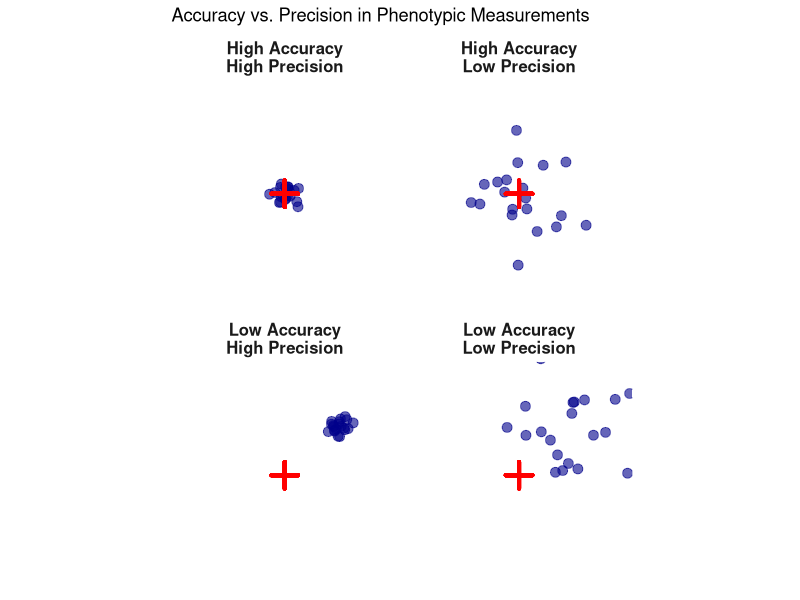
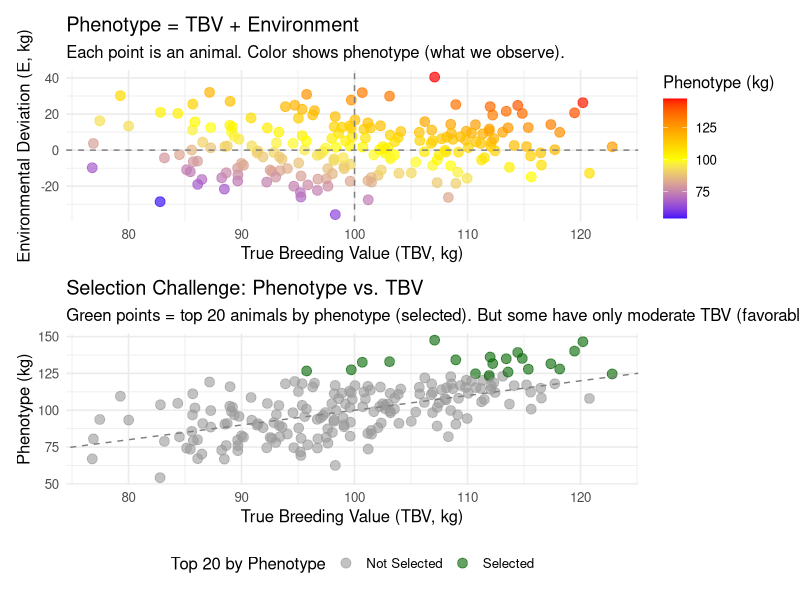
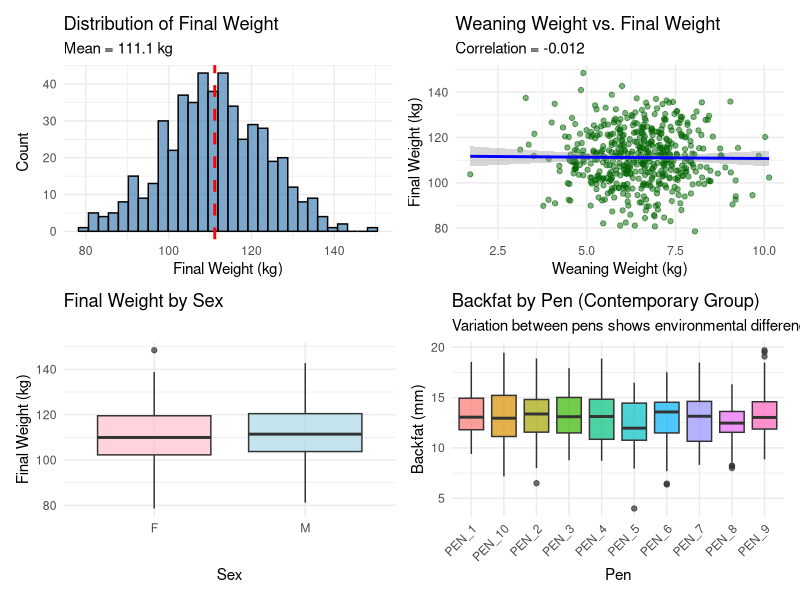
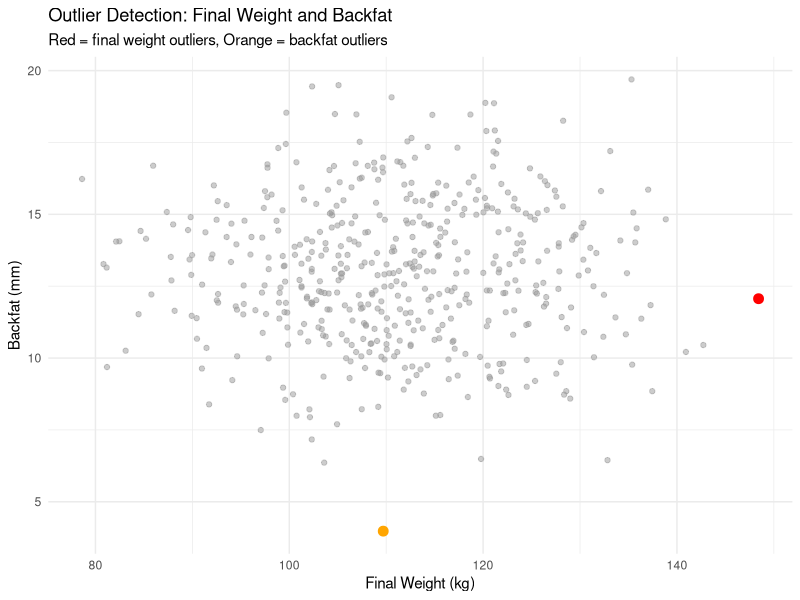
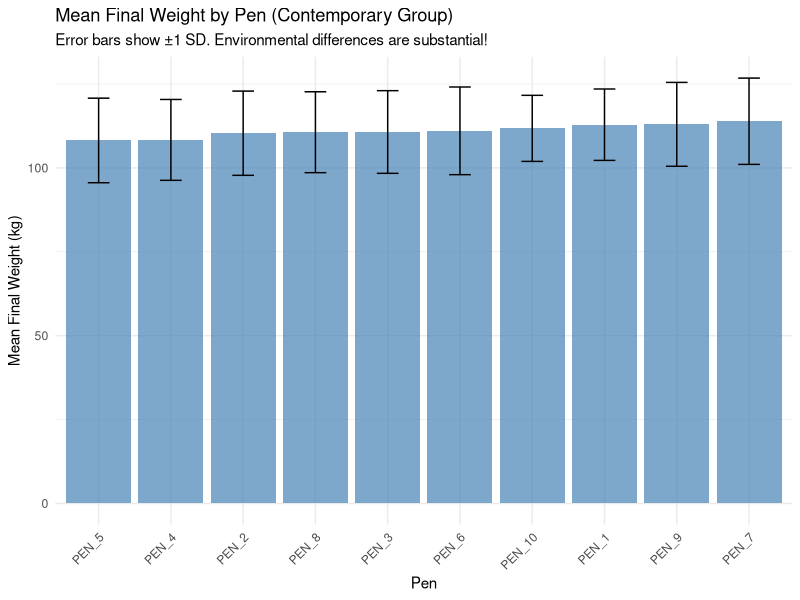

Generate these figures, in order, with R:
## ---- chunk 1
#| echo: false
#| message: false
#| warning: false

# Load required packages
library(tidyverse)
library(knitr)

# Set default theme for plots
theme_set(theme_minimal(base_size = 12))
## ---- chunk 2
#| echo: false
#| label: tbl-traits-by-species
#| tbl-cap: "Economically important traits in major livestock species"

library(knitr)
library(kableExtra)

traits_table <- data.frame(
  Category = c(
    "Production", "", "", "", "",
    "Reproduction", "", "", "",
    "Health/Fitness", "", "",
    "Efficiency", "", "",
    "Quality", "", ""
  ),
  Species = c(
    "Swine", "Dairy", "Beef", "Broilers", "Layers",
    "Swine", "Dairy", "Beef", "Layers",
    "Dairy", "Swine", "Broilers",
    "Swine", "Beef", "Layers",
    "Swine", "Beef", "Layers"
  ),
  Trait = c(
    "ADG (25-110 kg)", "305-d milk yield", "Weaning weight", "Body weight (42d)", "Eggs/hen (18-80 wk)",
    "NBA (born alive)", "Daughter pregnancy rate", "Heifer pregnancy", "Age at first egg",
    "Somatic cell score", "PRRS resistance", "Leg soundness score",
    "RFI (feed efficiency)", "RFI (feedlot)", "Feed per dozen eggs",
    "Backfat depth", "Marbling score", "Egg weight"
  ),
  Typical_Value = c(
    "850-950 g/d", "10,000 kg", "220 kg", "2.6 kg", "330 eggs",
    "12-14 pigs", "20%", "90%", "19 wk",
    "3.0-3.5", "Variable", "1.5 (0-5 scale)",
    "-0.05 kg/d", "-0.2 kg/d", "1.6 kg",
    "12 mm", "5.5 (3-8 scale)", "62 g"
  ),
  Heritability = c(
    "0.30-0.40", "0.30-0.40", "0.30-0.40", "0.30-0.50", "0.25-0.35",
    "0.10-0.15", "0.03-0.05", "0.10-0.15", "0.40-0.50",
    "0.10-0.15", "0.15-0.30", "0.05-0.20",
    "0.30-0.45", "0.30-0.45", "0.25-0.40",
    "0.40-0.60", "0.35-0.50", "0.50-0.60"
  )
)

kable(traits_table,
      col.names = c("Category", "Species", "Trait", "Typical Value", "Heritability (h²)"),
      align = c("l", "l", "l", "r", "c")) %>%
  kable_styling(bootstrap_options = c("striped", "hover", "condensed"),
                full_width = FALSE,
                font_size = 12) %>%
  column_spec(1, bold = TRUE, width = "3cm") %>%
  column_spec(5, width = "3cm")
## ---- chunk 3
#| echo: false
#| label: fig-accuracy-precision
#| fig-cap: "Accuracy vs. precision illustrated as target shooting. In animal breeding, we strive for high accuracy and high precision (top-left quadrant)."
#| fig-width: 8
#| fig-height: 6

library(ggplot2)

# Create target data
set.seed(123)

# High accuracy, high precision
ha_hp <- data.frame(
  x = rnorm(20, mean = 0, sd = 0.3),
  y = rnorm(20, mean = 0, sd = 0.3),
  type = "High Accuracy\nHigh Precision"
)

# High accuracy, low precision
ha_lp <- data.frame(
  x = rnorm(20, mean = 0, sd = 1.2),
  y = rnorm(20, mean = 0, sd = 1.2),
  type = "High Accuracy\nLow Precision"
)

# Low accuracy, high precision
la_hp <- data.frame(
  x = rnorm(20, mean = 2, sd = 0.3),
  y = rnorm(20, mean = 2, sd = 0.3),
  type = "Low Accuracy\nHigh Precision"
)

# Low accuracy, low precision
la_lp <- data.frame(
  x = rnorm(20, mean = 2, sd = 1.2),
  y = rnorm(20, mean = 2, sd = 1.2),
  type = "Low Accuracy\nLow Precision"
)

targets <- rbind(ha_hp, ha_lp, la_hp, la_lp)
targets$type <- factor(targets$type, levels = c(
  "High Accuracy\nHigh Precision",
  "High Accuracy\nLow Precision",
  "Low Accuracy\nHigh Precision",
  "Low Accuracy\nLow Precision"
))

# Plot
ggplot(targets, aes(x = x, y = y)) +
  geom_point(size = 3, alpha = 0.6, color = "darkblue") +
  geom_point(aes(x = 0, y = 0), size = 5, shape = 3, color = "red", stroke = 2) +
  facet_wrap(~ type, ncol = 2) +
  coord_fixed(xlim = c(-4, 4), ylim = c(-4, 4)) +
  theme_minimal() +
  theme(
    axis.title = element_blank(),
    axis.text = element_blank(),
    axis.ticks = element_blank(),
    panel.grid = element_blank(),
    strip.text = element_text(size = 12, face = "bold")
  ) +
  labs(title = "Accuracy vs. Precision in Phenotypic Measurements")
## ---- chunk 4
#| echo: false
#| label: fig-tbv-concept
#| fig-cap: "Relationship between phenotype (P), true breeding value (TBV), and environment (E). Each animal's phenotype is the sum of its TBV and environmental deviation. Selection aims to identify animals with high TBV."
#| fig-width: 10
#| fig-height: 6

library(ggplot2)
library(dplyr)

set.seed(456)

# Simulate a population of 200 pigs
n <- 200

# True breeding values (TBV) ~ N(100, 10^2)
tbv <- rnorm(n, mean = 100, sd = 10)

# Environmental deviations (E) ~ N(0, 15^2)
env <- rnorm(n, mean = 0, sd = 15)

# Phenotypes
pheno <- tbv + env

# Create data frame
pigs <- data.frame(
  pig_id = 1:n,
  TBV = tbv,
  Environment = env,
  Phenotype = pheno
)

# Identify top 20 pigs by phenotype (what we observe)
pigs <- pigs %>%
  mutate(
    selected_pheno = rank(-Phenotype) <= 20,
    selected_tbv = rank(-TBV) <= 20
  )

# Plot 1: Phenotype = TBV + Environment
p1 <- ggplot(pigs, aes(x = TBV, y = Environment)) +
  geom_point(aes(color = Phenotype), size = 3, alpha = 0.7) +
  geom_hline(yintercept = 0, linetype = "dashed", color = "gray50") +
  geom_vline(xintercept = 100, linetype = "dashed", color = "gray50") +
  scale_color_gradient2(low = "blue", mid = "yellow", high = "red",
                        midpoint = 100, name = "Phenotype (kg)") +
  labs(
    title = "Phenotype = TBV + Environment",
    subtitle = "Each point is an animal. Color shows phenotype (what we observe).",
    x = "True Breeding Value (TBV, kg)",
    y = "Environmental Deviation (E, kg)"
  ) +
  theme_minimal(base_size = 12) +
  theme(legend.position = "right")

# Plot 2: Selection based on phenotype vs. TBV
p2 <- ggplot(pigs, aes(x = TBV, y = Phenotype)) +
  geom_point(aes(color = selected_pheno), size = 3, alpha = 0.6) +
  geom_abline(slope = 1, intercept = 0, linetype = "dashed", color = "gray50") +
  scale_color_manual(values = c("gray60", "darkgreen"),
                     name = "Top 20 by Phenotype",
                     labels = c("Not Selected", "Selected")) +
  labs(
    title = "Selection Challenge: Phenotype vs. TBV",
    subtitle = "Green points = top 20 animals by phenotype (selected). But some have only moderate TBV (favorable environment).",
    x = "True Breeding Value (TBV, kg)",
    y = "Phenotype (kg)"
  ) +
  theme_minimal(base_size = 12) +
  theme(legend.position = "bottom")

# Display both plots
library(patchwork)
p1 / p2
## ---- chunk 5
#| label: demo-load-data
#| echo: true

# Load packages
library(tidyverse)

# Simulate a dataset of swine growth data
# (In a real breeding program, you'd load this from a database)
set.seed(789)

n_pigs <- 500

swine_data <- tibble(
  pig_id = paste0("PIG_", 1001:(1000 + n_pigs)),
  sire_id = sample(paste0("BOAR_", 1:20), n_pigs, replace = TRUE),
  dam_id = paste0("SOW_", sample(1:100, n_pigs, replace = TRUE)),
  birth_date = as.Date("2024-01-15") + sample(0:60, n_pigs, replace = TRUE),
  sex = sample(c("M", "F"), n_pigs, replace = TRUE),
  pen = sample(paste0("PEN_", 1:10), n_pigs, replace = TRUE),
  birth_weight = rnorm(n_pigs, mean = 1.4, sd = 0.3),
  weaning_weight = rnorm(n_pigs, mean = 6.5, sd = 1.2),
  final_weight = rnorm(n_pigs, mean = 110, sd = 12),
  backfat = rnorm(n_pigs, mean = 13, sd = 2.5)
)

# Summary statistics
cat("Summary of Swine Growth Data:\n")
cat("Number of pigs:", nrow(swine_data), "\n")
cat("Number of sires:", n_distinct(swine_data$sire_id), "\n")
cat("Number of dams:", n_distinct(swine_data$dam_id), "\n")
cat("Number of pens:", n_distinct(swine_data$pen), "\n\n")

# Summarize key traits
summary_stats <- swine_data %>%
  select(birth_weight, weaning_weight, final_weight, backfat) %>%
  summary()

print(summary_stats)
## ---- chunk 6
#| label: demo-visualization
#| echo: true
#| fig-width: 10
#| fig-height: 8

# Distribution of final weight
p1 <- ggplot(swine_data, aes(x = final_weight)) +
  geom_histogram(bins = 30, fill = "steelblue", color = "black", alpha = 0.7) +
  geom_vline(xintercept = mean(swine_data$final_weight),
             linetype = "dashed", color = "red", size = 1) +
  labs(title = "Distribution of Final Weight",
       subtitle = paste("Mean =", round(mean(swine_data$final_weight), 1), "kg"),
       x = "Final Weight (kg)", y = "Count") +
  theme_minimal()

# Relationship: weaning weight vs. final weight
p2 <- ggplot(swine_data, aes(x = weaning_weight, y = final_weight)) +
  geom_point(alpha = 0.5, color = "darkgreen") +
  geom_smooth(method = "lm", se = TRUE, color = "blue") +
  labs(title = "Weaning Weight vs. Final Weight",
       subtitle = paste("Correlation =",
                        round(cor(swine_data$weaning_weight, swine_data$final_weight), 3)),
       x = "Weaning Weight (kg)", y = "Final Weight (kg)") +
  theme_minimal()

# Final weight by sex
p3 <- ggplot(swine_data, aes(x = sex, y = final_weight, fill = sex)) +
  geom_boxplot(alpha = 0.7) +
  scale_fill_manual(values = c("F" = "pink", "M" = "lightblue")) +
  labs(title = "Final Weight by Sex",
       x = "Sex", y = "Final Weight (kg)") +
  theme_minimal() +
  theme(legend.position = "none")

# Backfat by pen (contemporary group effect)
p4 <- ggplot(swine_data, aes(x = pen, y = backfat, fill = pen)) +
  geom_boxplot(alpha = 0.7) +
  labs(title = "Backfat by Pen (Contemporary Group)",
       subtitle = "Variation between pens shows environmental differences",
       x = "Pen", y = "Backfat (mm)") +
  theme_minimal() +
  theme(axis.text.x = element_text(angle = 45, hjust = 1),
        legend.position = "none")

# Combine plots
library(patchwork)
(p1 | p2) / (p3 | p4)
## ---- chunk 7
#| label: demo-outliers
#| echo: true

# Identify outliers using ±3 SD rule
detect_outliers <- function(data, trait) {
  mean_val <- mean(data[[trait]], na.rm = TRUE)
  sd_val <- sd(data[[trait]], na.rm = TRUE)

  lower_bound <- mean_val - 3 * sd_val
  upper_bound <- mean_val + 3 * sd_val

  outliers <- data %>%
    filter(.data[[trait]] < lower_bound | .data[[trait]] > upper_bound)

  cat("Outlier Detection for", trait, "\n")
  cat("Mean:", round(mean_val, 2), "\n")
  cat("SD:", round(sd_val, 2), "\n")
  cat("Range: [", round(lower_bound, 2), ",", round(upper_bound, 2), "]\n")
  cat("Number of outliers:", nrow(outliers), "\n\n")

  return(outliers)
}

# Check for outliers in final weight
outliers_weight <- detect_outliers(swine_data, "final_weight")

# Check for outliers in backfat
outliers_backfat <- detect_outliers(swine_data, "backfat")

# Visualize outliers
ggplot(swine_data, aes(x = final_weight, y = backfat)) +
  geom_point(alpha = 0.5, color = "gray60") +
  geom_point(data = outliers_weight, aes(x = final_weight, y = backfat),
             color = "red", size = 3) +
  geom_point(data = outliers_backfat, aes(x = final_weight, y = backfat),
             color = "orange", size = 3) +
  labs(title = "Outlier Detection: Final Weight and Backfat",
       subtitle = "Red = final weight outliers, Orange = backfat outliers",
       x = "Final Weight (kg)", y = "Backfat (mm)") +
  theme_minimal()
## ---- chunk 8
#| label: demo-contemporary-groups
#| echo: true

# Calculate means by contemporary group (pen)
cg_summary <- swine_data %>%
  group_by(pen) %>%
  summarise(
    n = n(),
    mean_final_weight = mean(final_weight),
    sd_final_weight = sd(final_weight),
    mean_backfat = mean(backfat),
    sd_backfat = sd(backfat),
    .groups = "drop"
  ) %>%
  arrange(desc(mean_final_weight))

print(cg_summary)

# Visualize contemporary group means
ggplot(cg_summary, aes(x = reorder(pen, mean_final_weight), y = mean_final_weight)) +
  geom_col(fill = "steelblue", alpha = 0.7) +
  geom_errorbar(aes(ymin = mean_final_weight - sd_final_weight,
                    ymax = mean_final_weight + sd_final_weight),
                width = 0.3) +
  labs(title = "Mean Final Weight by Pen (Contemporary Group)",
       subtitle = "Error bars show ±1 SD. Environmental differences are substantial!",
       x = "Pen", y = "Mean Final Weight (kg)") +
  theme_minimal() +
  theme(axis.text.x = element_text(angle = 45, hjust = 1))
